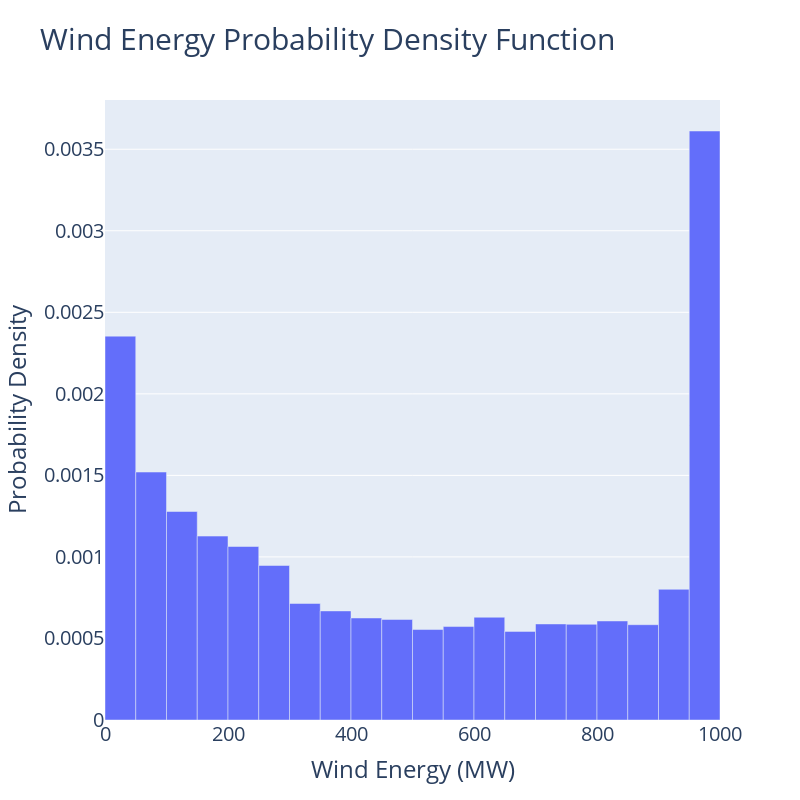

Source (notebook cell):
### Code cell
# We can avoid by representing the wind farm as a single wind generator with a probability density function of generation
fig, df_wind_energy_pdf = plot_wind_energy_pdf(P_off_wind1, P_round)
fig.write_image("./plots/wind_energy_pdf.png")
fig.show()

### Figure 1 — Plotly figure (JSON) as saved in the notebook; plotly's stock layout.template omitted (floating-point values rounded to 4 significant figures)
{"data": [{"type": "bar", "width": 50, "x": [25, 75, 125, 175, 225, 275, 325, 375, 425, 475, 525, 575, 625, 675, 725, 775, 825, 875, 925, 975], "y": [0.002354, 0.001521, 0.001279, 0.001128, 0.001064, 0.0009475, 0.0007146, 0.0006689, 0.0006256, 0.0006164, 0.0005548, 0.0005731, 0.0006301, 0.0005434, 0.000589, 0.0005868, 0.0006073, 0.0005845, 0.0008014, 0.003612]}], "layout": {"bargap": 0.01, "font": {"size": 20}, "height": 800, "legend": {"font": {"size": 20}}, "title": {"font": {"size": 30}, "text": "Wind Energy Probability Density Function"}, "width": 800, "xaxis": {"title": {"text": "Wind Energy (MW)"}}, "yaxis": {"title": {"text": "Probability Density"}}}}
